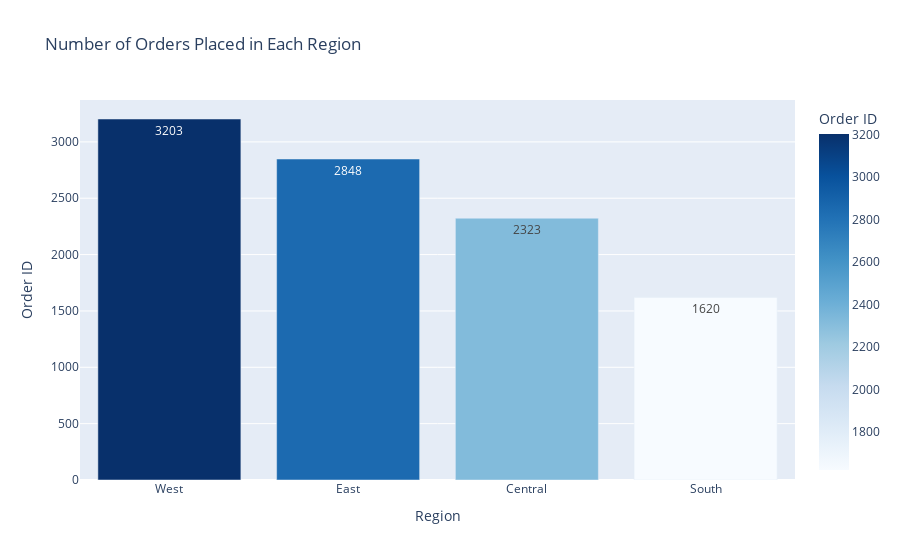

Source (notebook cell):
### Code cell
order_placed_reset = Order_placed.reset_index()

fig = px.bar(order_placed_reset, x='Region', y = 'Order ID',
           title = 'Number of Orders Placed in Each Region',
            text = 'Order ID',
            color = 'Order ID',
            color_continuous_scale='Blues')
fig.show()

### Figure 1 — Plotly figure (JSON) as saved in the notebook; plotly's stock layout.template omitted (floating-point values rounded to 4 significant figures)
{"data": [{"alignmentgroup": "True", "hovertemplate": "Region=%{x}<br>Order ID=%{marker.color}<extra></extra>", "legendgroup": "", "marker": {"color": [3203, 2848, 2323, 1620], "coloraxis": "coloraxis", "pattern": {"shape": ""}}, "name": "", "offsetgroup": "", "orientation": "v", "showlegend": false, "text": [3203, 2848, 2323, 1620], "textposition": "auto", "type": "bar", "x": ["West", "East", "Central", "South"], "xaxis": "x", "y": [3203, 2848, 2323, 1620], "yaxis": "y"}], "layout": {"barmode": "relative", "coloraxis": {"colorbar": {"title": {"text": "Order ID"}}, "colorscale": [[0, "rgb(247,251,255)"], [0.125, "rgb(222,235,247)"], [0.25, "rgb(198,219,239)"], [0.375, "rgb(158,202,225)"], [0.5, "rgb(107,174,214)"], [0.625, "rgb(66,146,198)"], [0.75, "rgb(33,113,181)"], [0.875, "rgb(8,81,156)"], [1, "rgb(8,48,107)"]]}, "legend": {"tracegroupgap": 0}, "title": {"text": "Number of Orders Placed in Each Region"}, "xaxis": {"anchor": "y", "domain": [0, 1], "title": {"text": "Region"}}, "yaxis": {"anchor": "x", "domain": [0, 1], "title": {"text": "Order ID"}}}}
